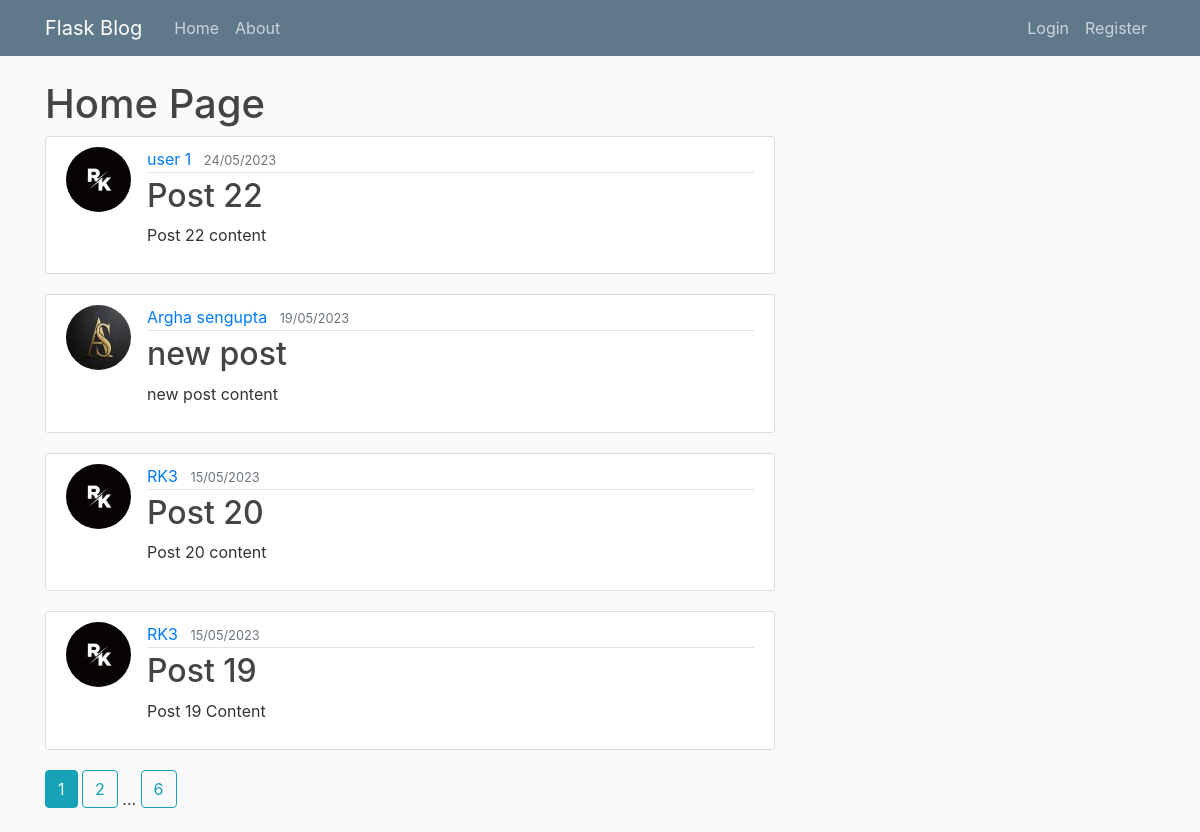
Page /home on the earlier database version.
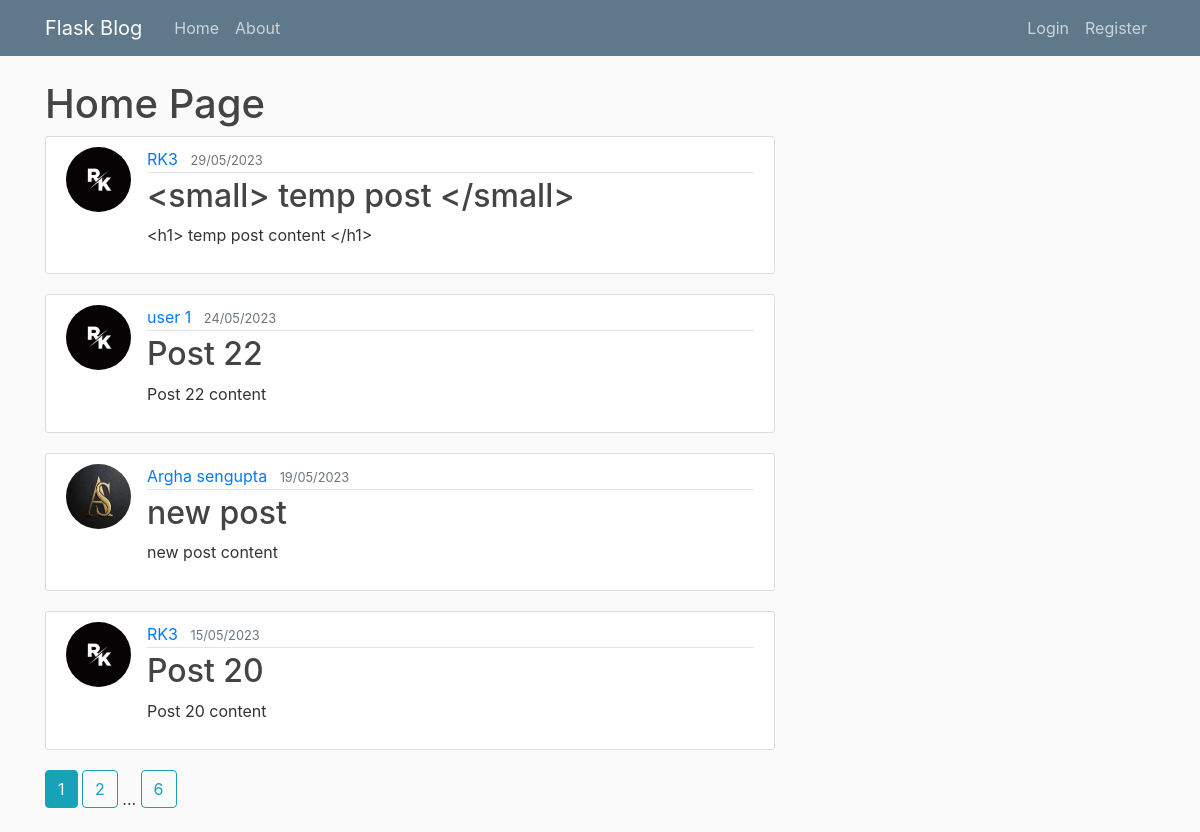
Same page on the later database version.
### flaskblog/model.py (models this page shows, shortened)
class Post(db.Model):
    id = db.Column(db.Integer,primary_key = True)
    title = db.Column(db.String(100),nullable = False)
    date_posted = db.Column(db.DateTime,nullable = False,default = datetime.utcnow)
    content = db.Column(db.Text,nullable = False)
    user_id = db.Column(db.Integer,db.ForeignKey('user.id'),nullable = False)

class User(db.Model,UserMixin):
    id = db.Column(db.Integer,primary_key = True)
    firstname = db.Column(db.String(20),nullable = False)
    lastname = db.Column(db.String(20),nullable = False,default = "")
    username = db.Column(db.String(20),unique = True,nullable = False)
    email = db.Column(db.String(120),unique = True,nullable = False)
    image_file = db.Column(db.String(20),nullable = False, default = 'default.jpg')
    password = db.Column(db.String(60),nullable = False)
    posts = db.relationship("Post",backref = "author",lazy = True)

### flaskblog/routes.py (the view)
@app.route("/")
@app.route("/home")
def home():
    page = request.args.get('page',1,type=int)
    p = Post.query.order_by(Post.date_posted.desc()).paginate(per_page=4,page=page)
    return render_template("home.html",post=p)

### flaskblog/templates/home.html (shortened to what this page needs)
{% extends "layout.html" %}
{% block content %}
    <h1>Home Page</h1>
    {% for p in post.items %}
    <article class="media content-section">
        <img class="rounded-circle article-img" src="{{ url_for('static',filename = 'profile_pics/' + p.author.image_file) }}" alt="">
        <div class="media-body">
          <div class="article-metadata">
            <a class="mr-2" href="{{url_for('account',account_id = p.author.id)}}">{{ p.author.firstname }} {{p.author.lastname}}</a>
            <small class="text-muted">{{ p.date_posted.strftime("%d/%m/%Y") }}</small>
          </div>
          <h2><a class="article-title" href="{{ url_for('post', post_id = p.id) }}">{{ p.title }}</a></h2>
          <p class="article-content">{{ p.content }}</p>
        </div>
    </article>
    {% endfor %}
    {% for page_num in post.iter_pages(left_edge=1,right_edge=1,left_current=1,right_current = 1) %}
        {% if page_num %}
            {% if post.page == page_num %}
                <a class="btn btn-info mb-4" href="{{url_for('home',page=page_num)}}">{{page_num}}</a>
            {% else %}
                <a class="btn btn-outline-info mb-4" href="{{url_for('home',page=page_num)}}">{{page_num}}</a>
            {% endif %}
        {% else %}
            ...
        {% endif %}
    {% endfor %}
{% endblock content %}

### flaskblog/templates/layout.html (shortened to what this page needs)
<!DOCTYPE html>
<html lang="en">
<head>
    <link rel="stylesheet" href="https://maxcdn.bootstrapcdn.com/bootstrap/4.0.0/css/bootstrap.min.css">
    <link rel="stylesheet" href="https://cdn.jsdelivr.net/npm/bootstrap@4.3.1/dist/css/bootstrap.min.css">
    <link rel="stylesheet" type="text/css" href="{{ url_for('static',filename='main.css')}}">
</head>
<body>
    <header class="site-header">
        <nav class="navbar navbar-expand-md navbar-dark bg-steel fixed-top">
          <div class="container">
            <a class="navbar-brand mr-4" href="/">Flask Blog</a>
            <div class="collapse navbar-collapse" id="navbarToggle">
              <div class="navbar-nav mr-auto">
                <a class="nav-item nav-link" href="{{ url_for('home')}}">Home</a>
                <a class="nav-item nav-link" href="{{ url_for('about')}}">About</a>
              </div>
              <div class="navbar-nav">
                {% if current_user.is_authenticated %}
                <a class="nav-item nav-link" href="{{ url_for('new_post')}}">New Post</a>
                <a class="nav-item nav-link" href="{{ url_for('account',account_id = current_user.id)}}">Account</a>
                  <a class="nav-item nav-link" href="{{ url_for('logout')}}">Logout</a>
                {% else %}
                  <a class="nav-item nav-link" href="{{ url_for('login')}}">Login</a>
                  <a class="nav-item nav-link" href="{{ url_for('register')}}">Register</a>
                {% endif %}
              </div>
            </div>
          </div>
        </nav>
      </header>
      <main role="main" class="container">
        <div class="row">
          <div class="col-md-8">
            {% block content %}{% endblock %}
          </div>
        </div>
      </main>
</body>
</html>

### flaskblog/static/main.css (style rules this page uses)
body { background: #fafafa; color: #333333; margin-top: 5rem; }
h1, h2, h3, h4, h5, h6 { color: #444444; }
.bg-steel { background-color: #5f788a; }
.site-header .navbar-nav .nav-link { color: #cbd5db; }
.content-section { background: #ffffff; padding: 10px 20px; border: 1px solid #dddddd; border-radius: 3px; margin-bottom: 20px; }
.article-title { color: #444444; }
.article-content { white-space: pre-line; }
.article-img { height: 65px; width: 65px; margin-right: 16px; }
.article-metadata { padding-bottom: 1px; margin-bottom: 4px; border-bottom: 1px solid #e3e3e3 }

Differences in the rows shown:
no longer on this page (row unchanged): Post: image_file (placeholder picture), author.firstname "RK3", date_posted "15/05/2023", title "Post 19", content "Post 19 Content"
added Post: image_file (placeholder picture), author.firstname "RK3", date_posted "29/05/2023", title "<small> temp post </small>", content "<h1> temp post content </h1>"
